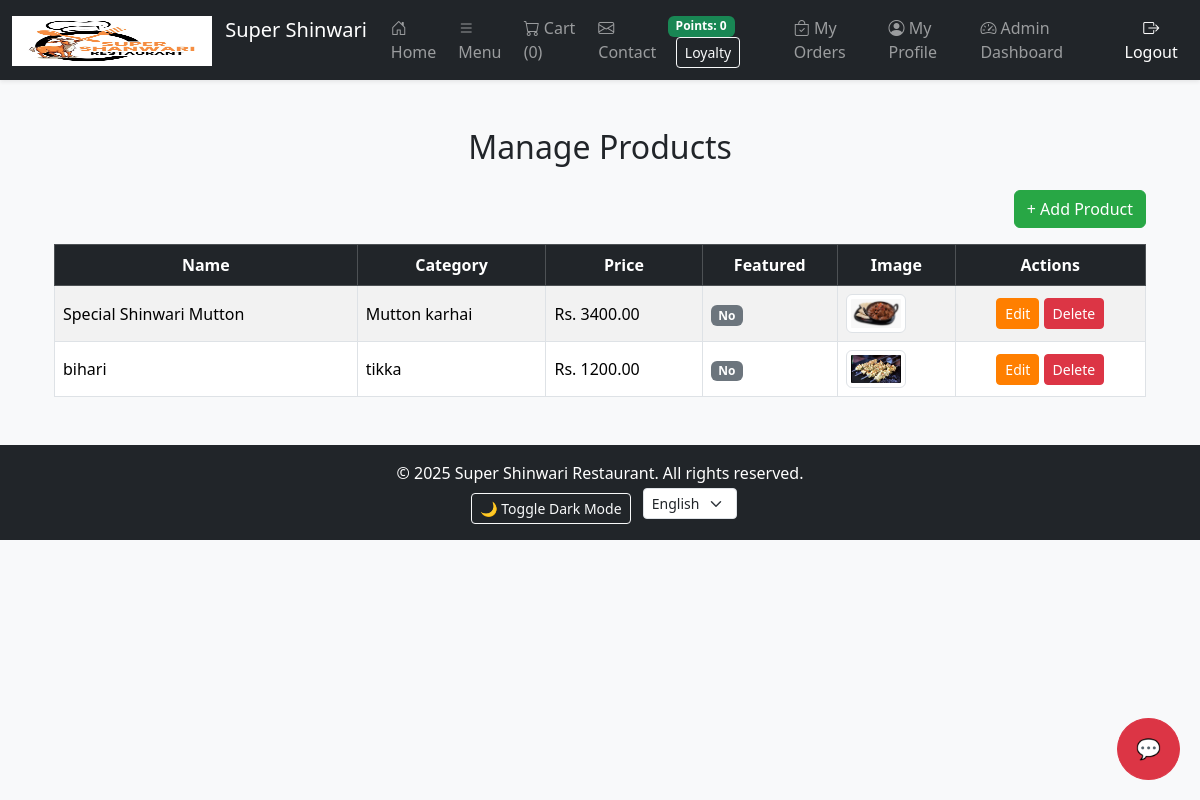
/admin-dashboard/products/ (signed in), run on the app's committed database.
### core/models.py (models this page shows, shortened)
class Product(models.Model):
    name = models.CharField(max_length=200)
    description = models.TextField(blank=True, null=True)
    price = models.DecimalField(max_digits=10, decimal_places=2)
    discount_price = models.DecimalField(max_digits=10, decimal_places=2, blank=True, null=True)
    available = models.BooleanField(default=True)
    image = models.ImageField(upload_to='products/', blank=True, null=True)
    category = models.ForeignKey(Category, on_delete=models.CASCADE, related_name="products")
    branch = models.ForeignKey(Branch, on_delete=models.SET_NULL, null=True, blank=True, related_name="products")
    created_at = models.DateTimeField(auto_now_add=True)
    is_featured = models.BooleanField(default=False)

class Category(models.Model):
    name = models.CharField(max_length=200, unique=True)
    image = models.ImageField(upload_to='categories/', blank=True, null=True)

### core/views.py (the view)
# urls.py: path('admin-dashboard/products/', views.manage_products, name='manage_products'),
@staff_member_required
def manage_products(request):
    products = Product.objects.all()
    return render(request, 'admin/manage_products.html', {'products': products})

### core/context_processors.py (called while the page is built)
def cart_item_count(request):
    total = 0
    if request.user.is_authenticated:
        cart = Cart.objects.filter(user=request.user).first()
        if cart:
            total = CartItem.objects.filter(cart=cart).aggregate(total=Sum('quantity'))['total'] or 0
    return {'cart_item_count': total}

### core/loyalty.py (called while the page is built)
def get_profile(user):
    profile, _ = UserProfile.objects.get_or_create(user=user)
    return profile

### core/models.py (called while the page is built)
    @property
    def cart_items(self):
        return self.items.all()

### templates/admin/manage_products.html
{% extends 'admin_dashboard.html' %}
{% block content %}
<div class="container mt-5">
    <h2 class="text-center mb-4">Manage Products</h2>
    <div class="mb-3 text-end">
        <a href="{% url 'add_product' %}" class="btn btn-success">+ Add Product</a>
    </div>
    <table class="table table-bordered table-striped align-middle">
        <thead class="table-dark text-center">
            <tr>
                <th>Name</th>
                <th>Category</th>
                <th>Price</th>
                <th>Featured</th>
                <th>Image</th>
                <th>Actions</th>
            </tr>
        </thead>
        <tbody>
            {% for p in products %}
            <tr>
                <td>{{ p.name }}</td>
                <td>{{ p.category.name }}</td>
                <td>Rs. {{ p.price }}</td>
                <td>
                    {% if p.is_featured %}
                        <span class="badge bg-success">Yes</span>
                    {% else %}
                        <span class="badge bg-secondary">No</span>
                    {% endif %}
                </td>
                <td>
                    {% if p.image %}
                        <img src="{{ p.image.url }}" width="60" class="img-thumbnail">
                    {% else %}
                        <span class="text-muted">No image</span>
                    {% endif %}
                </td>
                <td class="text-center">
                    <a href="{% url 'edit_product' p.id %}" class="btn btn-sm btn-primary">Edit</a>
                    <a href="{% url 'delete_product' p.id %}" class="btn btn-sm btn-danger">Delete</a>
                </td>
            </tr>
            {% empty %}
            <tr>
                <td colspan="6" class="text-center text-muted">No products available.</td>
            </tr>
            {% endfor %}
        </tbody>
    </table>
</div>
{% endblock %}

### static/css/style.css (style rules this page uses)
body { font-family: 'Segoe UI', Tahoma, sans-serif; background-color: #f8f9fa; margin: 0; padding: 0; transition: background 0.3s, color 0.3s; }
html { scroll-behavior: smooth; }
.btn-primary { background-color: #ff7f00; border-color: #ff7f00; }
.btn-success { background-color: #28a745; border-color: #28a745; }

### data on the page
Product: name "Special Shinwari Mutton", category.name "Mutton karhai", price "3400.00", is_featured "No", image (picture)
Product: name "bihari", category.name "tikka", price "1200.00", is_featured "No", image (picture)

### other printed values
{{ cart_item_count }} "0"
{{ loyalty_balance|default:0 }} "0"
